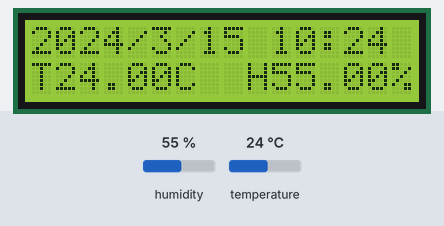
Recording of a sketch running on a simulated Arduino Uno, built with avr-gcc and run on an emulated ATmega328P. On the bench: 16×2 character LCD. Inputs (shaded band) come from the test bench; at power-on: humidity 55 %, temperature 24 °C. The local clock reads 2024-03-15 10:24:30 at power-on unless the sketch sets it.

Above: at 3.2 s.
3.3 s: humidity set to 22 %
At 8.4 s:
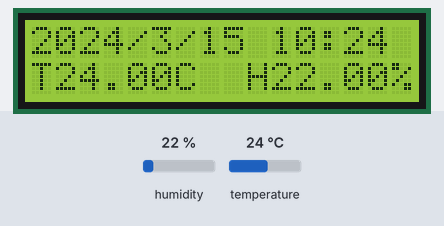
9.0 s: temperature set to 12 °C
At 13.2 s:
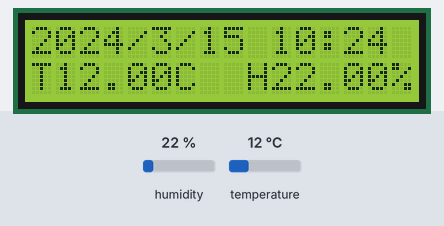
14.7 s: humidity set to 40 %
At 18.0 s:
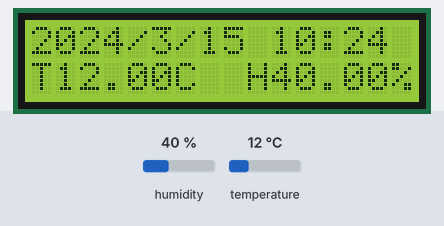
20.4 s: temperature set to 19 °C
At 22.8 s:
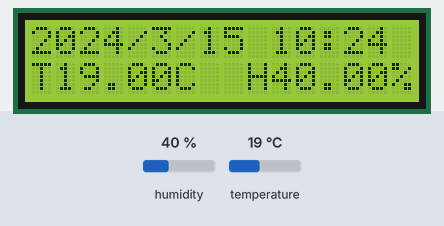
Timing chart, 0 to 24.3 s (numbered marks = the images above; inputs shaded):
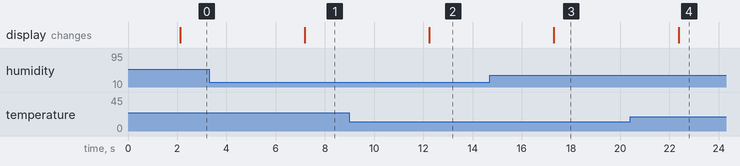

Measured:
- after the input at 3.3 s, the display: changes after 3.9 s (image 1)
- after the input at 9.0 s, the display: changes after 3.3 s (image 2)
- after the input at 14.7 s, the display: changes after 2.6 s (image 3)
- after the input at 20.4 s, the display: changes after 2.0 s (image 4)

The sketch:

weather_stations.ino
```cpp
#include <Wire.h>
#include <LiquidCrystal_I2C.h>
#include <DHT.h>
#include <RTClib.h>


// Определяем настройки для LCD, DHT и DS3231
LiquidCrystal_I2C lcd(0x27, 16, 2);  // Адрес LCD
DHT dht(2, DHT11);                   // Пин DHT11
RTC_DS3231 rtc;                      // объект для работы с RTC

void setup() {
  lcd.backlight();  // включаем подсветку LCD дисплея
  lcd.init();       // Инициализируем LCD
  dht.begin();      // Инициализируем DHT11
  rtc.begin();      // Инициализируем DS3231

  lcd.print("Init...");
  delay(2000);
}

void loop() {


  // данные с DHT11
  float h = dht.readHumidity();
  float t = dht.readTemperature();

  // текущее время и дата
  DateTime now = rtc.now();

  // Вывод информаци на LCD
  lcd.clear();
  lcd.setCursor(0, 1);
  lcd.print("T");
  lcd.print(t);
  lcd.print("C ");
// вывод информации на lcd с dht11
  lcd.print(" ");
  lcd.print("H");
  lcd.print(h);
  lcd.print("%");
  lcd.setCursor(0, 0);
// вывод даты и часов
  lcd.setCursor(0, 0);
  lcd.print(now.year(), DEC);
  lcd.print("/");
  lcd.print(now.month(), DEC);
  lcd.print("/");
  lcd.print(now.day(), DEC);
  lcd.print(" ");
  lcd.print(now.hour(), DEC);
  lcd.print(":");
  lcd.print(now.minute(), DEC);

  delay(5000);
}
```
